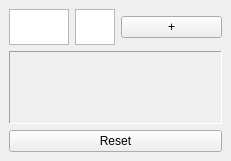
<?xml version="1.0" encoding="UTF-8"?>
<ui version="4.0">
 <class>MainWindow</class>
 <widget class="QMainWindow" name="MainWindow">
  <property name="enabled">
   <bool>true</bool>
  </property>
  <property name="geometry">
   <rect>
    <x>0</x>
    <y>0</y>
    <width>231</width>
    <height>161</height>
   </rect>
  </property>
  <property name="windowTitle">
   <string>My :) Time Calculator</string>
  </property>
  <widget class="QWidget" name="centralwidget">
   <layout class="QVBoxLayout" name="verticalLayout">
    <item>
     <layout class="QHBoxLayout" name="horizontalLayout" stretch="0,0,0">
      <item>
       <widget class="MyQTextEdit" name="txtHrs">
        <property name="sizePolicy">
         <sizepolicy hsizetype="Expanding" vsizetype="Fixed">
          <horstretch>0</horstretch>
          <verstretch>0</verstretch>
         </sizepolicy>
        </property>
        <property name="maximumSize">
         <size>
          <width>60</width>
          <height>36</height>
         </size>
        </property>
        <property name="font">
         <font>
          <pointsize>20</pointsize>
         </font>
        </property>
        <property name="toolTip">
         <string extracomment="&quot;type '-' to substruct, e.g. '-12'&quot;"/>
        </property>
        <property name="verticalScrollBarPolicy">
         <enum>Qt::ScrollBarAlwaysOff</enum>
        </property>
        <property name="horizontalScrollBarPolicy">
         <enum>Qt::ScrollBarAlwaysOff</enum>
        </property>
        <property name="autoFormatting">
         <set>QTextEdit::AutoNone</set>
        </property>
        <property name="tabChangesFocus">
         <bool>true</bool>
        </property>
        <property name="cursorWidth">
         <number>1</number>
        </property>
       </widget>
      </item>
      <item>
       <widget class="MyQTextEdit" name="txtMns">
        <property name="sizePolicy">
         <sizepolicy hsizetype="Expanding" vsizetype="Fixed">
          <horstretch>0</horstretch>
          <verstretch>0</verstretch>
         </sizepolicy>
        </property>
        <property name="maximumSize">
         <size>
          <width>40</width>
          <height>36</height>
         </size>
        </property>
        <property name="font">
         <font>
          <pointsize>20</pointsize>
         </font>
        </property>
        <property name="verticalScrollBarPolicy">
         <enum>Qt::ScrollBarAlwaysOff</enum>
        </property>
        <property name="horizontalScrollBarPolicy">
         <enum>Qt::ScrollBarAlwaysOff</enum>
        </property>
        <property name="tabChangesFocus">
         <bool>true</bool>
        </property>
       </widget>
      </item>
      <item>
       <widget class="QPushButton" name="btnPlus">
        <property name="text">
         <string>+</string>
        </property>
        <property name="autoDefault">
         <bool>true</bool>
        </property>
       </widget>
      </item>
     </layout>
    </item>
    <item>
     <widget class="QLabel" name="lblResult">
      <property name="font">
       <font>
        <pointsize>28</pointsize>
       </font>
      </property>
      <property name="frameShape">
       <enum>QFrame::Panel</enum>
      </property>
      <property name="frameShadow">
       <enum>QFrame::Sunken</enum>
      </property>
      <property name="text">
       <string/>
      </property>
      <property name="alignment">
       <set>Qt::AlignCenter</set>
      </property>
     </widget>
    </item>
    <item>
     <widget class="QPushButton" name="btnReset">
      <property name="focusPolicy">
       <enum>Qt::NoFocus</enum>
      </property>
      <property name="text">
       <string>Reset</string>
      </property>
     </widget>
    </item>
   </layout>
   <zorder>btnReset</zorder>
   <zorder>lblResult</zorder>
  </widget>
 </widget>
 <customwidgets>
  <customwidget>
   <class>MyQTextEdit</class>
   <extends>QTextEdit</extends>
   <header>gui.CustomWidgets</header>
  </customwidget>
 </customwidgets>
 <tabstops>
  <tabstop>txtHrs</tabstop>
  <tabstop>txtMns</tabstop>
  <tabstop>btnPlus</tabstop>
 </tabstops>
 <resources/>
 <connections/>
</ui>
